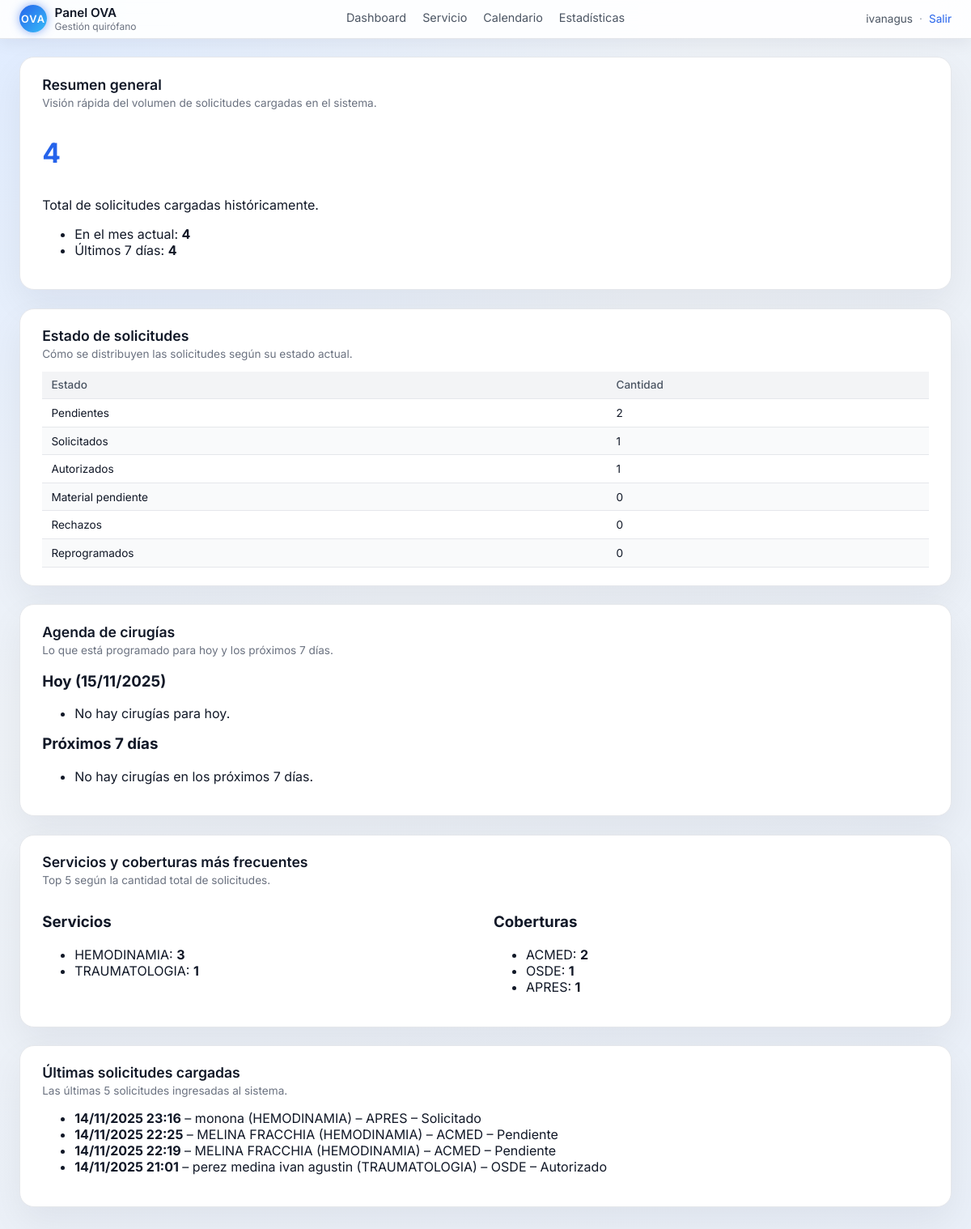
The app's page / (signed in) with its own data.
### core/models.py (models this page shows, shortened)
class Patient(models.Model):
    STATUS_PENDIENTE = 'PENDIENTE'
    STATUS_SOLICITADO = 'SOLICITADO'
    STATUS_AUTORIZADO = 'AUTORIZADO'
    STATUS_MATERIAL_PENDIENTE = 'MATERIAL_PENDIENTE'
    STATUS_RECHAZO = 'RECHAZO'
    STATUS_REPROGRAMADO = 'REPROGRAMADO'
    STATUS_CHOICES = [
        (STATUS_PENDIENTE, 'Pendiente'),
        (STATUS_SOLICITADO, 'Solicitado'),
        (STATUS_AUTORIZADO, 'Autorizado'),
        (STATUS_MATERIAL_PENDIENTE, 'Material pendiente'),
        (STATUS_RECHAZO, 'Rechazo'),
        (STATUS_REPROGRAMADO, 'Reprogramado'),
    ]
    full_name = models.CharField(max_length=255)
    dni = models.CharField(max_length=50)
    phone = models.CharField(max_length=50, blank=True, null=True)
    email = models.CharField(max_length=255, blank=True, null=True)
    coverage = models.CharField(max_length=255)
    doctor = models.CharField(max_length=255)
    service = models.CharField(max_length=255)
    planned_date = models.DateField()
    created_at = models.DateTimeField(auto_now_add=True)
    updated_at = models.DateTimeField(auto_now=True)
    status = models.CharField(
        max_length=30,
        choices=STATUS_CHOICES,
        default=STATUS_PENDIENTE
    )
    internal_observations = models.TextField(blank=True, null=True)
    external_observations = models.TextField(blank=True, null=True)
    last_reprogram_date = models.DateTimeField(blank=True, null=True)
    last_reprogram_reason = models.TextField(blank=True, null=True)
    tracking_id = models.CharField(max_length=32, unique=True, editable=False)

### core/views.py (the view)
# urls.py: path('', views.dashboard, name='dashboard'),
@login_required
def dashboard(request):
    hoy = timezone.localdate()
    inicio_mes = hoy.replace(day=1)
    hace_7_dias = hoy - timedelta(days=7)
    total = Patient.objects.count()
    total_mes = Patient.objects.filter(created_at__date__gte=inicio_mes).count()
    total_semana = Patient.objects.filter(created_at__date__gte=hace_7_dias).count()
    raw_por_estado = (
        Patient.objects.values('status')
        .annotate(c=Count('id'))
        .order_by()
    )
    mapa_estados = {row['status']: row['c'] for row in raw_por_estado}
    status_summary = [
        {"label": "Pendientes", "code": Patient.STATUS_PENDIENTE,
         "count": mapa_estados.get(Patient.STATUS_PENDIENTE, 0)},
        {"label": "Solicitados", "code": Patient.STATUS_SOLICITADO,
         "count": mapa_estados.get(Patient.STATUS_SOLICITADO, 0)},
        {"label": "Autorizados", "code": Patient.STATUS_AUTORIZADO,
         "count": mapa_estados.get(Patient.STATUS_AUTORIZADO, 0)},
        {"label": "Material pendiente", "code": Patient.STATUS_MATERIAL_PENDIENTE,
         "count": mapa_estados.get(Patient.STATUS_MATERIAL_PENDIENTE, 0)},
        {"label": "Rechazos", "code": Patient.STATUS_RECHAZO,
         "count": mapa_estados.get(Patient.STATUS_RECHAZO, 0)},
        {"label": "Reprogramados", "code": Patient.STATUS_REPROGRAMADO,
         "count": mapa_estados.get(Patient.STATUS_REPROGRAMADO, 0)},
    ]
    proximas_hoy = Patient.objects.filter(
        planned_date=hoy
    ).order_by('planned_date', 'service', 'full_name')
    proximas_semana = Patient.objects.filter(
        planned_date__gt=hoy,
        planned_date__lte=hoy + timedelta(days=7)
    ).order_by('planned_date', 'service', 'full_name')
    ultimas = Patient.objects.order_by('-created_at')[:5]
    top_servicios = (
        Patient.objects.values('service')
        .annotate(c=Count('id'))
        .order_by('-c')[:5]
    )
    top_coberturas = (
        Patient.objects.values('coverage')
        .annotate(c=Count('id'))
        .order_by('-c')[:5]
    )
    context = {
        "hoy": hoy,
        "total": total,
        "total_mes": total_mes,
        "total_semana": total_semana,
        "status_summary": status_summary,
        "proximas_hoy": proximas_hoy,
        "proximas_semana": proximas_semana,
        "ultimas": ultimas,
        "top_servicios": top_servicios,
        "top_coberturas": top_coberturas,
    }
    return render(request, "core/dashboard.html", context)

### core/templates/core/dashboard.html (shortened to what this page needs)
{% extends 'core/base.html' %}
{% block content %}
<section class="card">
  <div class="card-header">
    <h2>Resumen general</h2>
    <p class="card-sub">
      Visión rápida del volumen de solicitudes cargadas en el sistema.
    </p>
  </div>
  <p class="big-number">{{ total }}</p>
  <p>Total de solicitudes cargadas históricamente.</p>
  <ul>
    <li>En el mes actual: <strong>{{ total_mes }}</strong></li>
    <li>Últimos 7 días: <strong>{{ total_semana }}</strong></li>
  </ul>
</section>
<section class="card">
  <div class="card-header">
    <h2>Estado de solicitudes</h2>
    <p class="card-sub">
      Cómo se distribuyen las solicitudes según su estado actual.
    </p>
  </div>
  <table class="table">
    <thead>
      <tr>
        <th>Estado</th>
        <th>Cantidad</th>
      </tr>
    </thead>
    <tbody>
      {% for row in status_summary %}
        <tr>
          <td>{{ row.label }}</td>
          <td>{{ row.count }}</td>
        </tr>
      {% endfor %}
    </tbody>
  </table>
</section>
<section class="card">
  <div class="card-header">
    <h2>Agenda de cirugías</h2>
    <p class="card-sub">
      Lo que está programado para hoy y los próximos 7 días.
    </p>
  </div>
  <h3>Hoy ({{ hoy|date:"d/m/Y" }})</h3>
  <ul>
    {% for p in proximas_hoy %}
      <li>
        <strong>{{ p.planned_date|date:"d/m/Y" }}</strong>
        – {{ p.full_name }} ({{ p.service }}) – {{ p.coverage }}
      </li>
    {% empty %}
      <li>No hay cirugías para hoy.</li>
    {% endfor %}
  </ul>
  <h3 style="margin-top:1rem;">Próximos 7 días</h3>
  <ul>
    {% for p in proximas_semana %}
      <li>
        <strong>{{ p.planned_date|date:"d/m/Y" }}</strong>
        – {{ p.full_name }} ({{ p.service }}) – {{ p.coverage }}
      </li>
    {% empty %}
      <li>No hay cirugías en los próximos 7 días.</li>
    {% endfor %}
  </ul>
</section>
<section class="card">
  <div class="card-header">
    <h2>Servicios y coberturas más frecuentes</h2>
    <p class="card-sub">
      Top 5 según la cantidad total de solicitudes.
    </p>
  </div>
  <div class="form-grid">
    <div>
      <h3>Servicios</h3>
      <ul>
        {% for s in top_servicios %}
          <li>{{ s.service }}: <strong>{{ s.c }}</strong></li>
        {% empty %}
          <li>Sin datos.</li>
        {% endfor %}
      </ul>
    </div>
    <div>
      <h3>Coberturas</h3>
      <ul>
        {% for c in top_coberturas %}
          <li>{{ c.coverage }}: <strong>{{ c.c }}</strong></li>
        {% empty %}
          <li>Sin datos.</li>
        {% endfor %}
      </ul>
    </div>
  </div>
</section>
<section class="card">
  <div class="card-header">
    <h2>Últimas solicitudes cargadas</h2>
    <p class="card-sub">
      Las últimas 5 solicitudes ingresadas al sistema.
    </p>
  </div>
  <ul>
    {% for p in ultimas %}
      <li>
        <strong>{{ p.created_at|date:"d/m/Y H:i" }}</strong>
        – {{ p.full_name }} ({{ p.service }}) – {{ p.coverage }} – {{ p.get_status_display }}
      </li>
    {% empty %}
      <li>Todavía no hay solicitudes cargadas.</li>
    {% endfor %}
  </ul>
</section>
{% endblock %}

### core/templates/core/base.html (shortened to what this page needs)
{% load static %}
<!DOCTYPE html>
<html lang="es">
  <head>
    <link rel="stylesheet" href="{% static 'core/css/styles.css' %}">
    <link rel="stylesheet" href="https://cdn.jsdelivr.net/npm/fullcalendar@6.1.15/index.global.min.css">
  </head>
  <body>
    <header class="topbar">
      <div class="topbar-inner">
        <div class="topbar-left">
          <span class="logo-chip">OVA</span>
          <div class="logo-text">
            <span class="logo-title">Panel OVA</span>
            <span class="logo-subtitle">Gestión quirófano</span>
          </div>
        </div>
        <nav class="topbar-nav">
          <a href="/">Dashboard</a>
          <a href="/servicio/">Servicio</a>
          <a href="/calendario/">Calendario</a>
          <a href="/estadisticas/">Estadísticas</a>
        </nav>
        <div class="topbar-right">
          {% if user.is_authenticated %}
            <span class="user-label">{{ user.username }}</span>
            <span class="topbar-divider">·</span>
            <a href="/accounts/logout/">Salir</a>
          {% else %}
            <a href="/accounts/login/">Login</a>
          {% endif %}
        </div>
      </div>
    </header>
    <main class="main">
      <div class="main-container">
        {% block content %}{% endblock %}
      </div>
    </main>
  </body>
</html>

### core/static/core/css/styles.css (style rules this page uses)
*, *::before, *::after { box-sizing: border-box; }
html, body { margin: 0; padding: 0; }
body { font-family: "Inter", system-ui, -apple-system, BlinkMacSystemFont, "Segoe UI", sans-serif; background: radial-gradient( circle at top left, #e0ecff 0, #eef2f7 45%, #e9eff8 100% ); color: #111827; }
a { color: #2563eb; text-decoration: none; }
.topbar { position: sticky; top: 0; z-index: 20; background: rgba(255, 255, 255, 0.9); backdrop-filter: blur(18px); border-bottom: 1px solid #e5e7eb; box-shadow: 0 6px 20px rgba(15, 23, 42, 0.06); }
.topbar-inner { max-width: 1200px; margin: 0 auto; padding: 0.4rem 1.5rem; display: flex; align-items: center; gap: 1.5rem; }
.topbar-left { display: flex; align-items: center; gap: 0.6rem; flex: 1; min-width: 0; }
.logo-chip { display: inline-flex; align-items: center; justify-content: center; width: 34px; height: 34px; border-radius: 999px; background: linear-gradient(135deg, #2563eb, #38bdf8); color: #ffffff; font-weight: 600; font-size: 0.8rem; letter-spacing: 0.08em; text-transform: uppercase; box-shadow: 0 0 12px rgba(37, 99, 235, 0.55); }
.logo-text { display: flex; flex-direction: column; }
.logo-title { font-weight: 600; font-size: 0.95rem; color: #111827; }
.logo-subtitle { font-size: 0.75rem; color: #6b7280; }
.topbar-nav { display: flex; gap: 1.25rem; justify-content: center; flex: 1.4; min-width: 0; }
.topbar-nav a { position: relative; font-size: 0.9rem; color: #4b5563; text-decoration: none; padding-bottom: 0.2rem; white-space: nowrap; }
.topbar-nav a::after { content: ""; position: absolute; left: 0; bottom: 0; height: 2px; width: 0; border-radius: 999px; background: linear-gradient(90deg, #2563eb, #22c55e); transition: width 0.2s ease-out; }
.topbar-right { display: flex; align-items: center; justify-content: flex-end; gap: 0.5rem; flex: 1; min-width: 0; font-size: 0.85rem; }
.user-label { color: #4b5563; }
.topbar-divider { color: #9ca3af; }
.main { padding: 1.4rem 0 2.5rem; }
.main-container { max-width: 1200px; margin: 0 auto; padding: 0 1.5rem; }
.card { background: #ffffff; border-radius: 18px; padding: 1.4rem 1.7rem; border: 1px solid #e5e7eb; box-shadow: 0 18px 45px rgba(15, 23, 42, 0.06); margin-bottom: 1.4rem; }
.card-header { margin-bottom: 0.85rem; }
.card-header h2 { margin: 0 0 0.25rem 0; font-size: 1.1rem; font-weight: 600; color: #111827; }
.card-sub { margin: 0; font-size: 0.85rem; color: #6b7280; }
.big-number { font-size: 2.1rem; font-weight: 700; color: #2563eb; }
.form-grid { display: grid; grid-template-columns: repeat(auto-fit, minmax(230px, 1fr)); gap: 1rem 1.25rem; }
.table { width: 100%; border-collapse: collapse; font-size: 0.85rem; }
.table thead { background: #f3f4f6; }
.table th, .table td { padding: 0.55rem 0.7rem; text-align: left; }
.table th { font-weight: 500; color: #4b5563; border-bottom: 1px solid #e5e7eb; }
.table tbody tr:nth-child(even) { background: #f9fafb; }
.table tbody tr:nth-child(odd) { background: #ffffff; }
.table td { border-bottom: 1px solid #e5e7eb; }

### records on screen
Patient: service "HEMODINAMIA", c "3", created_at "14/11/2025 22:25", full_name "MELINA FRACCHIA", coverage "ACMED", status "Pendiente"
Patient: service "TRAUMATOLOGIA", c "1", coverage "OSDE", created_at "14/11/2025 21:01", full_name "perez medina ivan agustin", status "Autorizado"
Patient: coverage "ACMED", c "2", created_at "14/11/2025 22:19", full_name "MELINA FRACCHIA", service "HEMODINAMIA", status "Pendiente"
Patient: created_at "14/11/2025 23:16", full_name "monona", service "HEMODINAMIA", coverage "APRES", status "Solicitado"

### other values on screen
{{ user.username }} "ivanagus"
{{ total }} "4"
{{ total_mes }} "4"
{{ total_semana }} "4"
{{ row.label }} "Pendientes" "Solicitados" "Autorizados" "Material pendiente" "Rechazos" "Reprogramados"
{{ row.count }} "2" "1" "1" "0" "0" "0"
{{ hoy|date:"d/m/Y" }} "15/11/2025"
{{ c.coverage }} "APRES"
{{ c.c }} "1"
